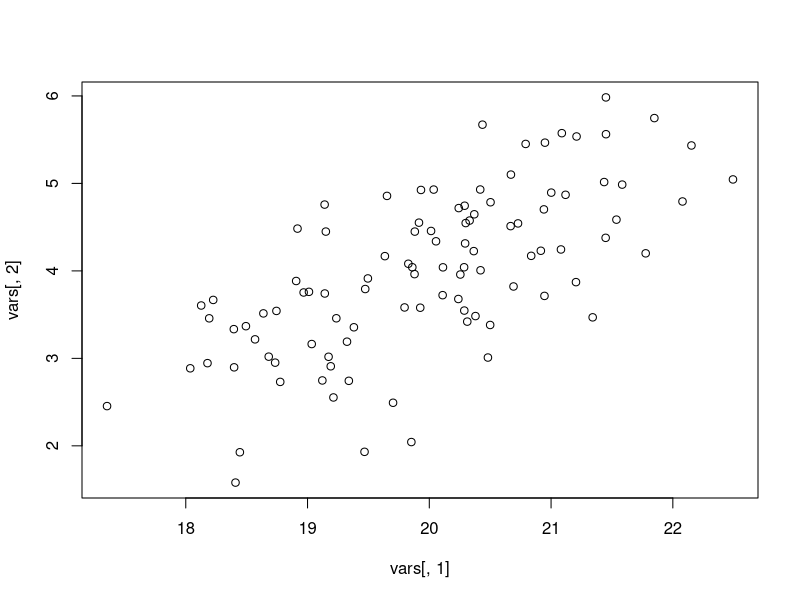
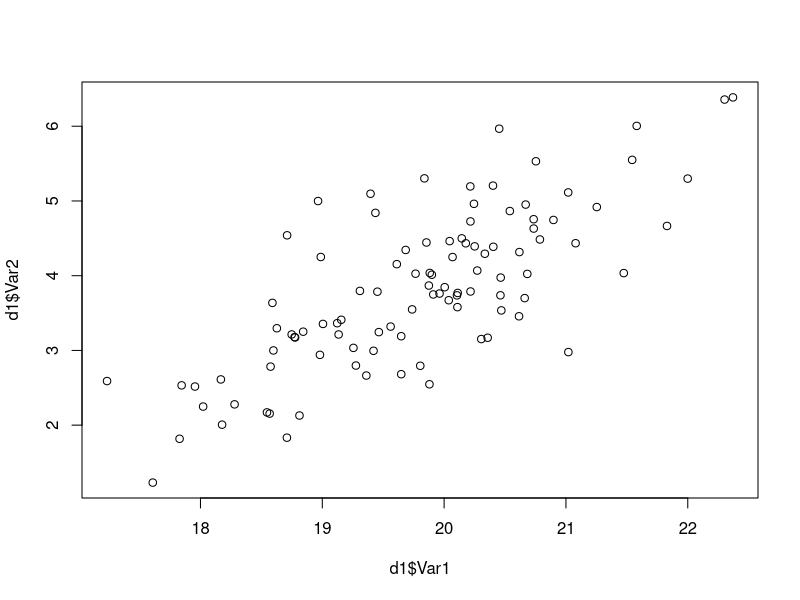
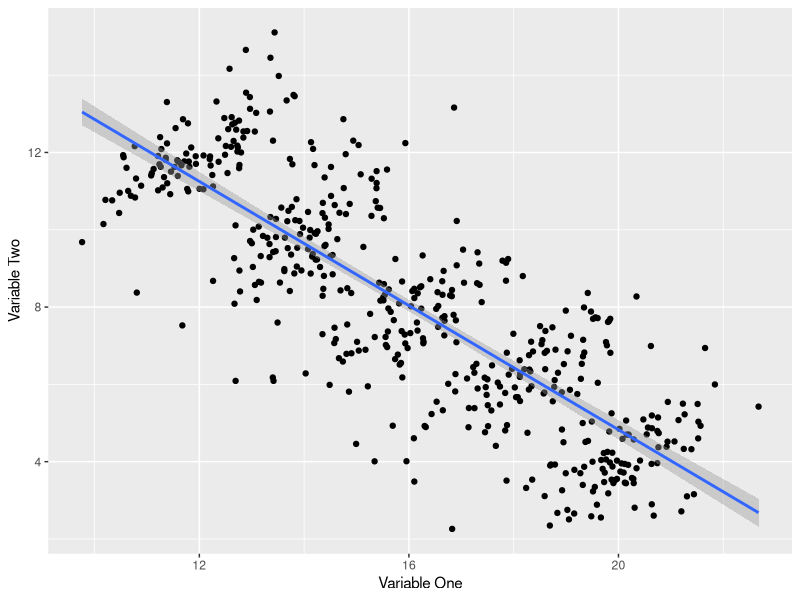
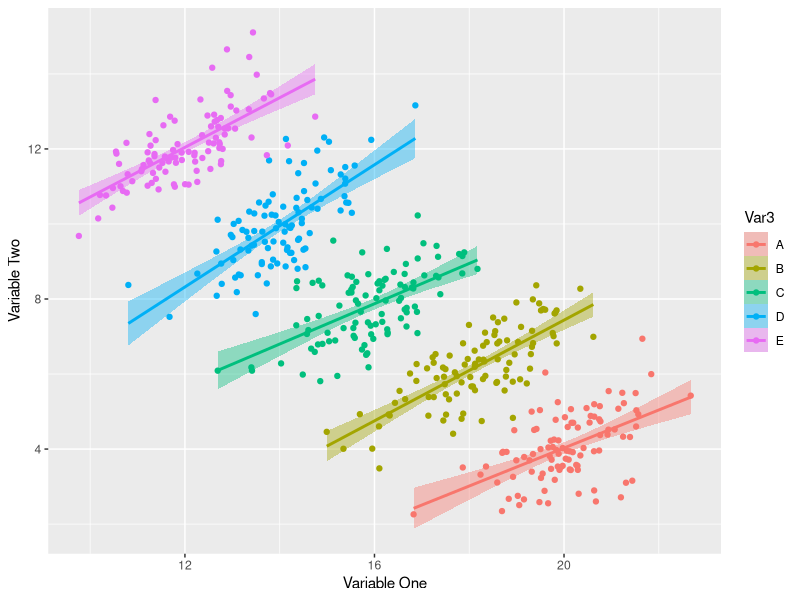

Generate these figures, in order, with R:
#############################################
### Generating Data for Simpson's Paradox ###
#############################################
# A more detailed tutorial can be found no the Quora blog Rticles
# Rticle: https://rticles.quora.com/Generating-Data-for-Simpsons-Paradox
library(tidyverse)

# Generating correlated data with mvrnorm() from the MASS library
library(MASS)

# sample means
mu <- c(20,4)

# define our covariance as a matrix, and specify the covariance relationship (i.e. 0.7 in this case)
Sigma <- matrix(.7, nrow=2, ncol=2) + diag(2)*.3

# create variables
vars <- mvrnorm(n=100, mu=mu, Sigma=Sigma)

head(vars)
cor(vars)

# Plot the variables
plot(vars[,1],vars[,2])

# Create a function for multiple pairwise correlated variables
corVars<-function(m1,m2,confVar){
  mu <- c(m1,m2)
  Sigma <- matrix(.7, nrow=2, ncol=2) + diag(2)*.3
  vars <- mvrnorm(n=100, mu=mu, Sigma=Sigma)
  Var1<-vars[,1]
  Var2<-vars[,2]
  df<-as.data.frame(cbind(Var1 = Var1,Var2 = Var2,Var3 = confVar))
  df$Var1<-as.numeric(as.character(df$Var1))
  df$Var2<-as.numeric(as.character(df$Var2))
  df
}

# Quick check to make sure the function works
d1 <- corVars(m1 = 20, m2 = 4, confVar = "A")
plot(d1$Var1,d1$Var2)

# Re-running for multiple sets and combining into a single dataframe
d1 <- corVars(m1 = 20, m2 = 4, confVar = "A")
d2 <- corVars(m1 = 18, m2 = 6, confVar = "B")
d3 <- corVars(m1 = 16, m2 = 8, confVar = "C")
d4 <- corVars(m1 = 14, m2 = 10, confVar = "D")
d5 <- corVars(m1 = 12, m2 = 12, confVar = "E")

df<-rbind(d1,d2,d3,d4,d5)
# Checking the correlation between the two variables
cor.test(df$Var1,df$Var2)

# Strong negative correlation: -0.82


# Plotting the correlation 
df %>%
  ggplot(aes(x=Var1,y=Var2)) +
  geom_point()+
  geom_smooth(method="lm")+
  xlab("Variable One")+ylab("Variable Two")


# Now replotting while controlling for the third confounding variable
df %>%
  ggplot(aes(x=Var1,y=Var2,fill=Var3,colour=Var3)) +
  geom_point()+
  geom_smooth(method="lm")+
  xlab("Variable One")+ylab("Variable Two")